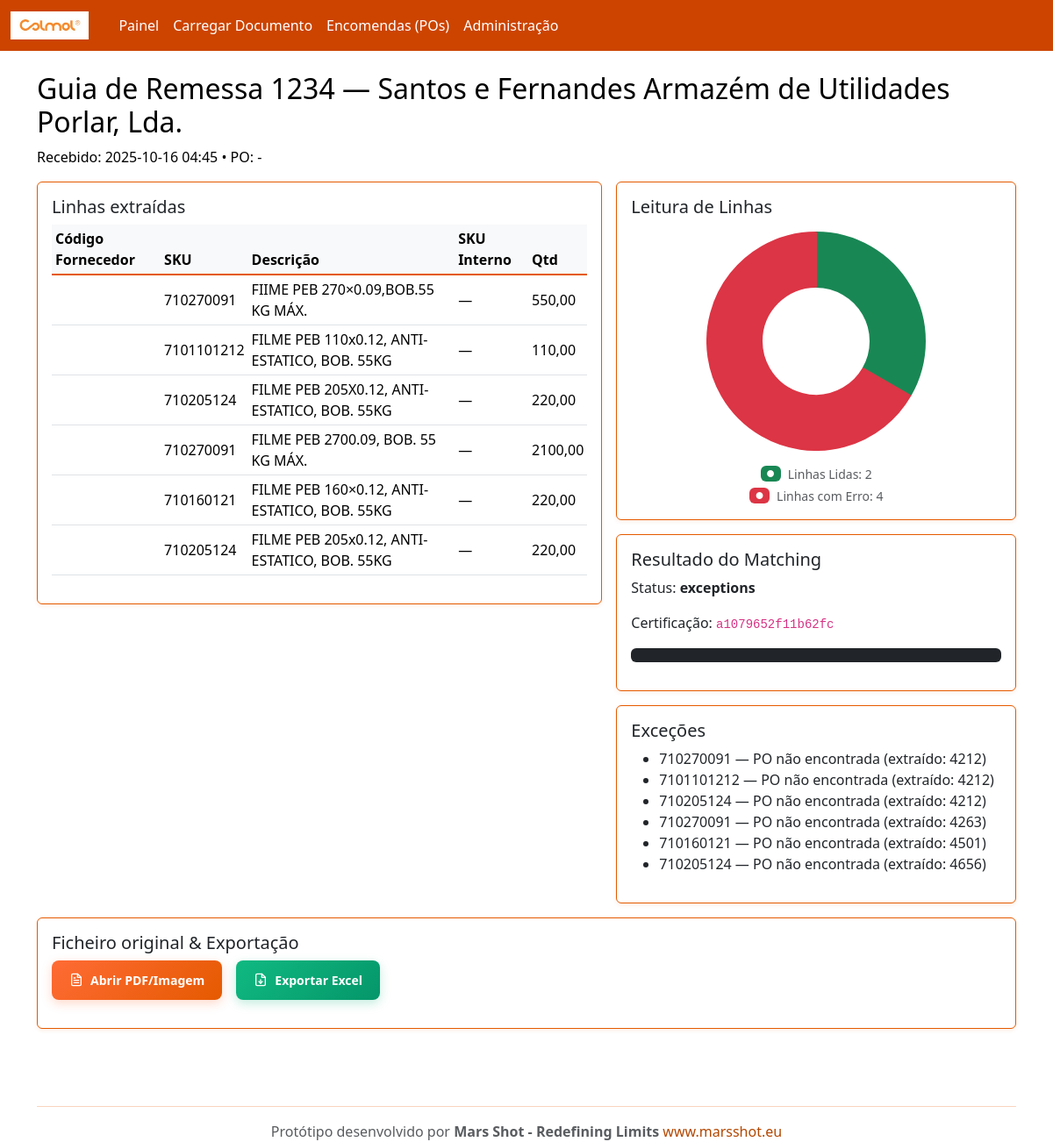
The app's page /inbound/249/ with its own data.
### rececao/models.py (models this page shows, shortened)
class InboundDocument(models.Model):
    DOC_TYPES = (
        ('GR','Guia de Remessa'),
        ('FT','Nota de Encomenda'),
    )
    supplier = models.ForeignKey(Supplier, on_delete=models.CASCADE, related_name='inbound_docs')
    doc_type = models.CharField(max_length=2, choices=DOC_TYPES, default='GR')
    number = models.CharField(max_length=120)
    file = models.FileField(upload_to='inbound/')
    received_at = models.DateTimeField(auto_now_add=True)
    parsed_payload = models.JSONField(default=dict, blank=True)  # resultado do OCR/extração
    po = models.ForeignKey(PurchaseOrder, on_delete=models.SET_NULL, null=True, blank=True, related_name='inbound_docs')

class Supplier(models.Model):
    name = models.CharField(max_length=200, unique=True)
    email = models.EmailField(blank=True, null=True)
    code = models.CharField(max_length=50, unique=True)

class ReceiptLine(models.Model):
    inbound = models.ForeignKey(InboundDocument, on_delete=models.CASCADE, related_name='lines')
    supplier_code = models.CharField(max_length=120)
    article_code = models.CharField(max_length=120, blank=True)
    maybe_internal_sku = models.CharField(max_length=120, blank=True)  # resultado do mapping
    description = models.CharField(max_length=255, blank=True)
    unit = models.CharField(max_length=20, default='UN')
    qty_received = models.DecimalField(max_digits=12, decimal_places=2, default=0)
    po_number_extracted = models.CharField(max_length=120, blank=True, default='')  # numero_encomenda extraído do produto

class MatchResult(models.Model):
    inbound = models.OneToOneField(InboundDocument, on_delete=models.CASCADE, related_name='match_result')
    status = models.CharField(max_length=30, default='pending')  # matched / exceptions / pending
    summary = models.JSONField(default=dict, blank=True)  # KPIs do matching (linhas OK, divergências, etc.)
    certified_id = models.CharField(max_length=64, blank=True)  # hash/UUID da receção

class ExceptionTask(models.Model):
    inbound = models.ForeignKey(InboundDocument, on_delete=models.CASCADE, related_name='exceptions')
    line_ref = models.CharField(max_length=120)  # referência da linha (supplier_code / internal_sku)
    issue = models.CharField(max_length=255)  # descrição do problema
    suggested_internal_sku = models.CharField(max_length=120, blank=True)
    suggested_qty = models.DecimalField(max_digits=12, decimal_places=2, null=True, blank=True)
    resolved = models.BooleanField(default=False)
    created_at = models.DateTimeField(auto_now_add=True)

### rececao/views.py (the view)
# urls.py: path('inbound/<int:pk>/', views.inbound_detail, name='inbound_detail'),
def inbound_detail(request, pk):
    inbound = get_object_or_404(InboundDocument, pk=pk)
    result = getattr(inbound, 'match_result', None)
    total_lines = inbound.lines.count()
    lines_with_errors = inbound.exceptions.values('line_ref').distinct().count()
    lines_read = total_lines - lines_with_errors
    line_stats = {
        'total_lines': total_lines,
        'lines_read': lines_read,
        'lines_error': lines_with_errors,
    }
    return render(request, 'inbound_detail.html', {
        'inbound': inbound,
        'result': result,
        'line_stats': line_stats
    })

### templates/inbound_detail.html (shortened to what this page needs)
{% extends "base.html" %}
{% block content %}
<h2>{{ inbound.get_doc_type_display }} {{ inbound.number }} — {{ inbound.supplier.name }}</h2>
<p>Recebido: {{ inbound.received_at|date:"Y-m-d H:i" }} • PO: {% if inbound.po %}{{ inbound.po.number }}{% else %}-{% endif %}</p>
<div class="row g-3">
  <div class="col-md-7">
    <div class="card p-3">
      <h5>Linhas extraídas</h5>
      <table class="table table-sm align-middle">
        <thead><tr><th>Código Fornecedor</th><th>SKU</th><th>Descrição</th><th>SKU Interno</th><th>Qtd</th></tr></thead>
        <tbody>
        {% for l in inbound.lines.all %}
          <tr>
            <td>{{ l.supplier_code }}</td>
            <td>{{ l.article_code|default:"—" }}</td>
            <td>{{ l.description|default:"—" }}</td>
            <td>{{ l.maybe_internal_sku|default:"—" }}</td>
            <td>{{ l.qty_received }}</td>
          </tr>
        {% endfor %}
        </tbody>
      </table>
    </div>
  </div>
  <div class="col-md-5">
    <div class="card p-3 mb-3">
      <h5 class="mb-3">Leitura de Linhas</h5>
      <div class="d-flex justify-content-center">
        <canvas id="lineReadingChart" style="max-width: 250px; max-height: 250px;"></canvas>
      </div>
      <div class="mt-3 text-center">
        <small class="d-flex align-items-center justify-content-center gap-2 mb-1">
          <span class="badge bg-success">●</span>
          <span class="text-muted">Linhas Lidas: {{ line_stats.lines_read }}</span>
        </small>
        <small class="d-flex align-items-center justify-content-center gap-2">
          <span class="badge bg-danger">●</span>
          <span class="text-muted">Linhas com Erro: {{ line_stats.lines_error }}</span>
        </small>
      </div>
    </div>
    <div class="card p-3">
      <h5>Resultado do Matching</h5>
      {% if result %}
        <p>Status: <strong>{{ result.status }}</strong></p>
        <p>Certificação: <code>{{ result.certified_id }}</code></p>
        <pre class="bg-dark p-2 rounded">{{ result.summary|json_script:"summary" }}</pre>
      {% else %}
        <p>Pendente</p>
      {% endif %}
    </div>
    <div class="card p-3 mt-3">
      <h5>Exceções</h5>
      <ul>
        {% for e in inbound.exceptions.all %}
          <li>{{ e.line_ref }} — {{ e.issue }}</li>
        {% empty %}
          <li>Sem exceções 🎉</li>
        {% endfor %}
      </ul>
    </div>
  </div>
</div>
<div class="card p-3 mt-3">
  <h5>Ficheiro original & Exportação</h5>
  <div class="d-flex gap-3 mb-3 flex-wrap">
    <a class="btn-bizneo-primary" href="{{ inbound.file.url }}" target="_blank">
      Abrir PDF/Imagem
    </a>
    <a class="btn-bizneo-success" href="{% url 'export_excel' inbound.pk %}">
      Exportar Excel
    </a>
  </div>
</div>
<script>
// Line Reading Chart
const lineCtx = document.getElementById('lineReadingChart');
new Chart(lineCtx, {
  type: 'doughnut',
  data: {
    labels: ['Linhas Lidas', 'Linhas com Erro'],
    datasets: [{
      data: [{{ line_stats.lines_read }}, {{ line_stats.lines_error }}],
      backgroundColor: [
        '#198754',  // Verde para linhas lidas
        '#dc3545'   // Vermelho para linhas com erro
      ],
      borderColor: [
        '#198754',
        '#dc3545'
      ],
      borderWidth: 2
    }]
  },
  options: {
    responsive: true,
    maintainAspectRatio: true,
    plugins: {
      legend: {
        display: false
      },
      tooltip: {
        callbacks: {
          label: function(context) {
            const total = {{ line_stats.total_lines }};
            const val = context.parsed;
            const pct = total ? (val * 100 / total).toFixed(1) : 0;
            return context.label + ': ' + val + ' (' + pct + '%)';
          }
        }
      }
    },
    elements: {
      arc: { borderWidth: 3 }
    }
  }
});
</script>
{% endblock %}

### records on screen
InboundDocument: doc_type "Guia de Remessa", number "1234", supplier.name "Santos e Fernandes Armazém de Utilidades Porlar, Lda.", received_at "2025-10-16 04:45"
ReceiptLine: article_code "710270091", description "FIIME PEB 270×0.09,BOB.55 KG MÁX.", maybe_internal_sku "—", qty_received "550,00"
ReceiptLine: article_code "7101101212", description "FILME PEB 110x0.12, ANTI-ESTATICO, BOB. 55KG", maybe_internal_sku "—", qty_received "110,00"
ReceiptLine: article_code "710205124", description "FILME PEB 205X0.12, ANTI-ESTATICO, BOB. 55KG", maybe_internal_sku "—", qty_received "220,00"
ReceiptLine: article_code "710270091", description "FILME PEB 2700.09, BOB. 55 KG MÁX.", maybe_internal_sku "—", qty_received "2100,00"
ReceiptLine: article_code "710160121", description "FILME PEB 160×0.12, ANTI-ESTATICO, BOB. 55KG", maybe_internal_sku "—", qty_received "220,00"
ReceiptLine: article_code "710205124", description "FILME PEB 205x0.12, ANTI-ESTATICO, BOB. 55KG", maybe_internal_sku "—", qty_received "220,00"
MatchResult: status "exceptions", certified_id "a1079652f11b62fc"
ExceptionTask: line_ref "710270091", issue "PO não encontrada (extraído: 4212)"
ExceptionTask: line_ref "7101101212", issue "PO não encontrada (extraído: 4212)"
ExceptionTask: line_ref "710205124", issue "PO não encontrada (extraído: 4212)"
ExceptionTask: line_ref "710270091", issue "PO não encontrada (extraído: 4263)"
ExceptionTask: line_ref "710160121", issue "PO não encontrada (extraído: 4501)"
ExceptionTask: line_ref "710205124", issue "PO não encontrada (extraído: 4656)"

### other values on screen
{{ line_stats.lines_read }} "2"
{{ line_stats.lines_error }} "4"
chart data {{ line_stats.lines_read }} 2
chart data {{ line_stats.lines_error }} 4
